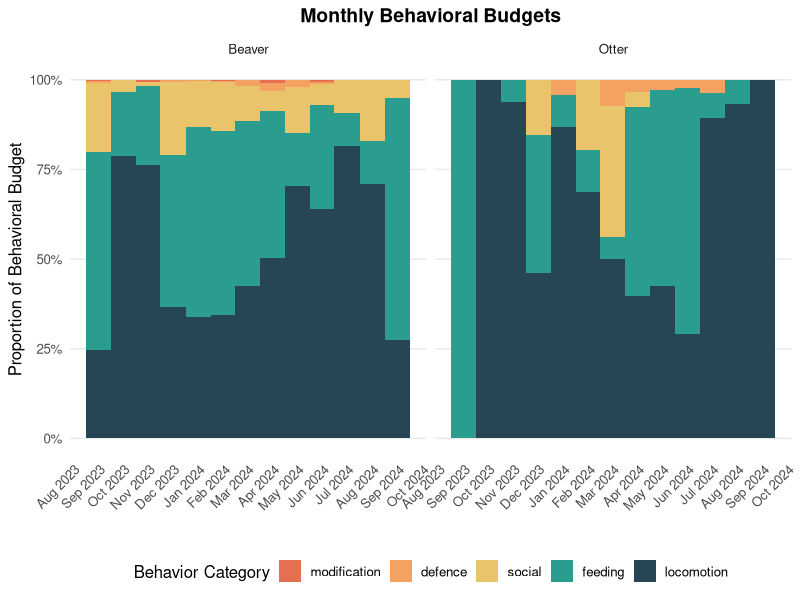
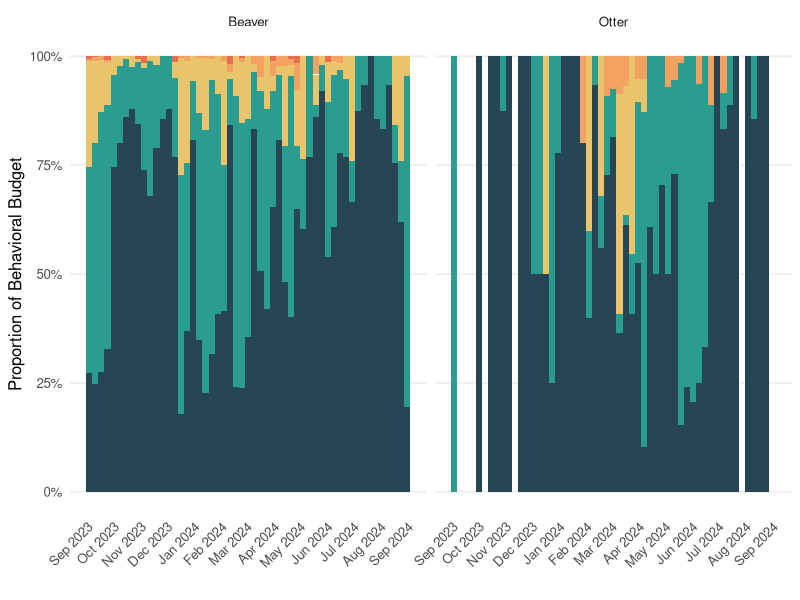
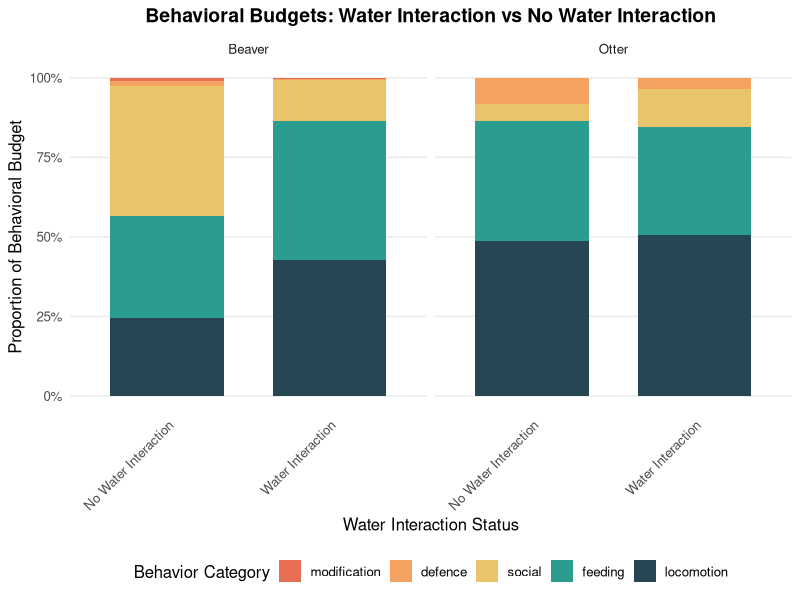
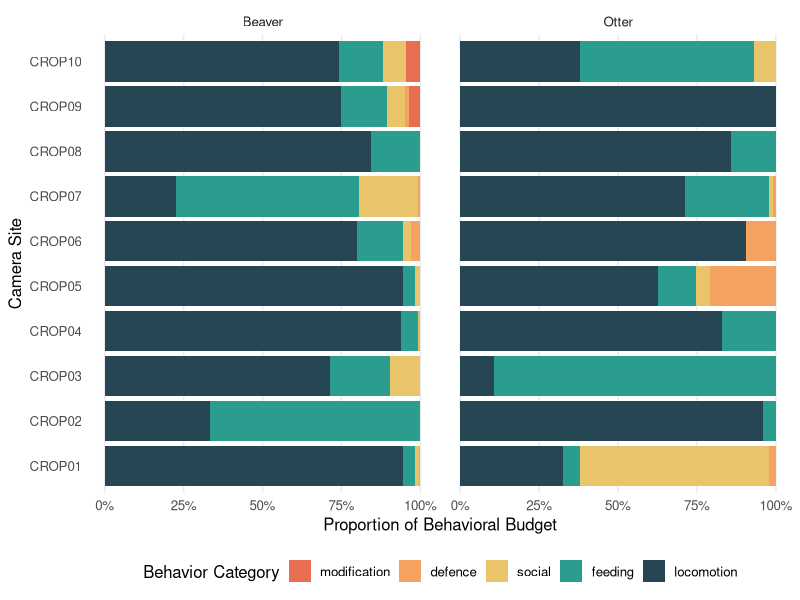
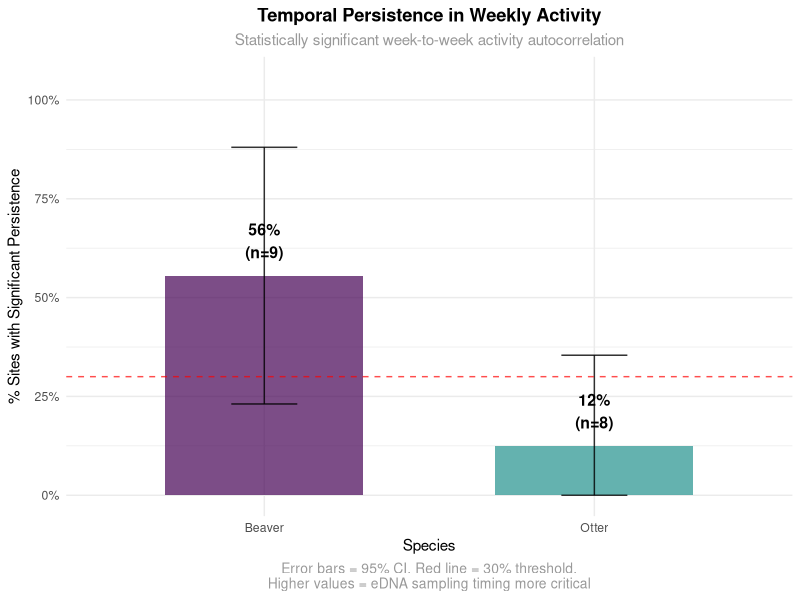
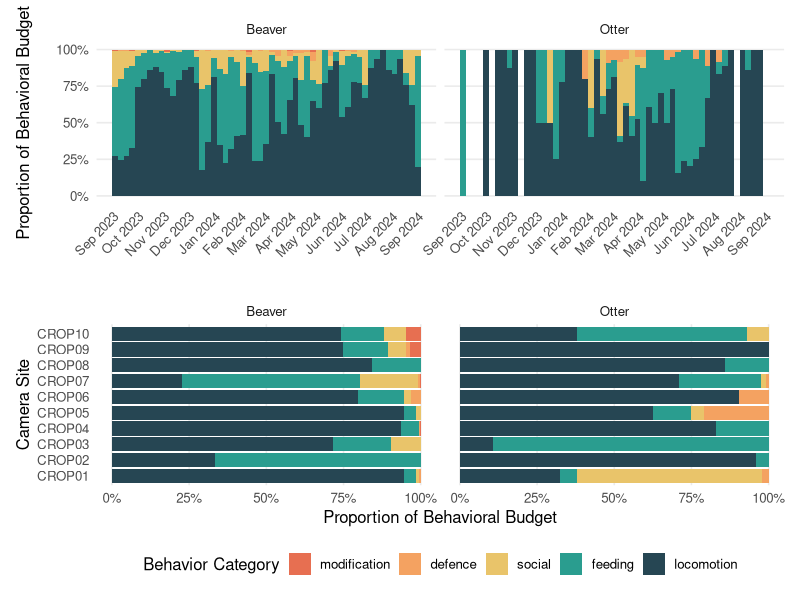
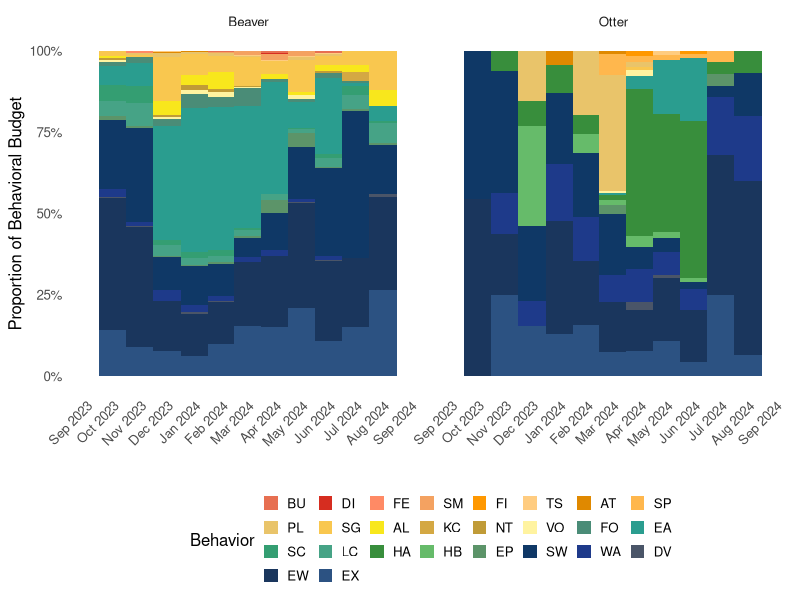
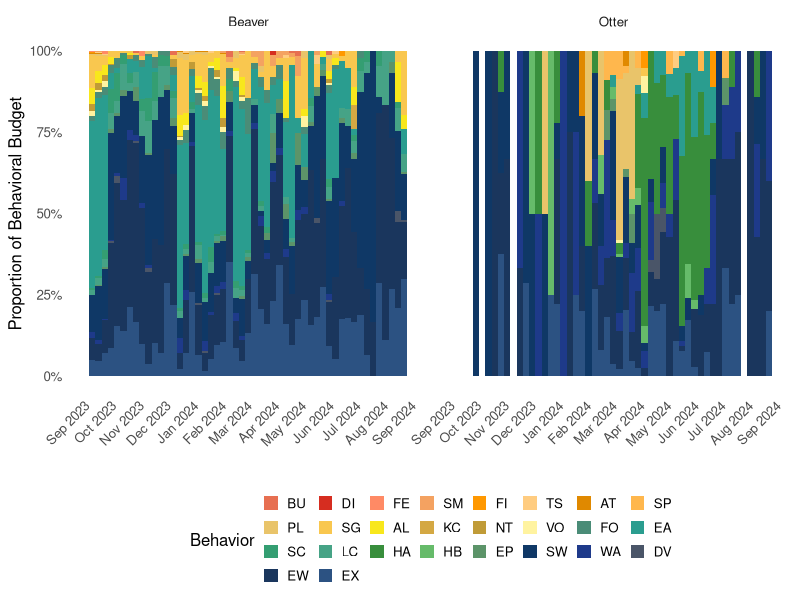

Generate these figures, in order, with R:
library(tidyverse)
library(lubridate)
library(ggplot2)
library(patchwork)
library(scales)
library(spdep)
library(ape)

#===============================================================================
# 1. DATA PROCESSING
#===============================================================================

# Load and process data
cams <- read.csv('cropton_cams_behaviour.csv')
meta <- read_csv('crop_meta.csv')
locations <- read.csv('cam_locations.csv')

cams_processed <- cams %>%
  mutate(
    datetime = dmy_hm(date),
    date_only = as.Date(datetime),
    camera = str_extract(camera, "CROP\\d+")
  ) %>%
  filter(!is.na(datetime))

# Filter faulty deployments (simplified)
dodge_cams <- c("CROP_1008", "CROP_0208", "CROP_0709", "CROP_0710", "CROP_0801", 
                "CROP_0803", "CROP_0901", "CROP_0903", "CROP_0908", "CROP_0909", "CROP_0910")

meta_deployments <- meta %>%
  mutate(
    sampling_datetime = dmy_hm(sampling_date),
    sampling_date_only = as.Date(sampling_datetime),
    camera = paste0("CROP", str_sub(sample, 8, 9)),
    is_faulty = sample %in% dodge_cams
  ) %>%
  filter(!is.na(sampling_datetime)) %>%
  arrange(camera, sampling_date_only) %>%
  group_by(camera) %>%
  mutate(
    period_start = lag(sampling_date_only, default = as.Date("2023-09-01")),
    period_end = sampling_date_only
  ) %>%
  ungroup()

# Filter camera data
cams_filtered <- cams_processed %>%
  mutate(original_row = row_number()) %>%
  crossing(meta_deployments %>% select(camera_meta = camera, period_start, period_end, is_faulty)) %>%
  filter(camera == camera_meta, date_only >= period_start, date_only <= period_end, !is_faulty) %>%
  group_by(original_row) %>%
  slice_head(n = 1) %>%
  ungroup() %>%
  select(-camera_meta, -period_start, -period_end, -is_faulty, -original_row)

# Create behavioral dataset
behavior_lookup <- c(
  "FO" = "feeding", "EA" = "feeding", "SC" = "feeding", "LC" = "feeding", 
  "FA" = "feeding", "FC" = "feeding", "BS" = "feeding", "HA" = "feeding", 
  "HB" = "feeding", "EP" = "feeding",
  "SW" = "locomotion", "WA" = "locomotion", "DV" = "locomotion", "RU" = "locomotion", 
  "EW" = "locomotion", "EX" = "locomotion",
  "SM" = "defence", "FI" = "defence", "TS" = "defence", "AT" = "defence", 
  "PA" = "defence", "SP" = "defence",
  "PL" = "social", "SG" = "social", "AL" = "social", "KC" = "social", 
  "NT" = "social", "VO" = "social", "DA" = "social", "SI" = "social",
  "BU" = "modification", "DI" = "modification", "FE" = "modification", "CD" = "modification"
)

cams_clean <- cams_filtered %>%
  filter(species %in% c("Castor_fiber", "Lutra_lutra")) %>%
  separate_rows(behaviour, sep = ",") %>%
  mutate(
    behaviour = str_trim(behaviour),
    behaviour_group = behavior_lookup[behaviour],
    water_status = case_when(
      toupper(as.character(water_interaction)) %in% c("Y", "YES") ~ "Water Interaction",
      toupper(as.character(water_interaction)) %in% c("N", "NO") ~ "No Water Interaction",
      TRUE ~ "Unknown"
    )
  ) %>%
  filter(!is.na(behaviour_group))

#===============================================================================
# 2.BEHAVIORAL BUDGETS
#===============================================================================

# Monthly budgets
monthly_dates <- seq(as.Date("2023-09-01"), as.Date("2024-09-01"), by = "1 month")

monthly_effort <- tibble(month_start = monthly_dates) %>%
  rowwise() %>%
  mutate(
    active_cameras = meta_deployments %>%
      filter(!is_faulty, month_start >= period_start, month_start <= period_end) %>%
      nrow()
  ) %>%
  ungroup() %>%
  mutate(active_cameras = pmax(active_cameras, 1))

monthly_budgets <- cams_clean %>%
  mutate(month_start = as.Date(floor_date(datetime, "month"))) %>%
  filter(month_start >= as.Date("2023-09-01"), month_start <= as.Date("2024-09-01")) %>%
  group_by(species, month_start, behaviour_group) %>%
  summarise(count = n(), .groups = "drop") %>%
  complete(species, month_start = monthly_dates, behaviour_group, fill = list(count = 0)) %>%
  left_join(monthly_effort, by = "month_start") %>%
  group_by(species, month_start) %>%
  mutate(
    total_activity = sum(count),
    behavioral_proportion = count / total_activity,
    behaviour_group = factor(behaviour_group, levels = c("modification", "defence", "social", "feeding", "locomotion"))
  ) %>%
  filter(total_activity > 0) %>%
  ungroup()

# Weekly budgets
weekly_dates <- seq(as.Date("2023-09-04"), as.Date("2024-09-02"), by = "1 week")

weekly_effort <- tibble(week_start = weekly_dates) %>%
  rowwise() %>%
  mutate(
    active_cameras = meta_deployments %>%
      filter(!is_faulty, week_start >= period_start, week_start <= period_end) %>%
      nrow()
  ) %>%
  ungroup() %>%
  mutate(active_cameras = pmax(active_cameras, 1))

weekly_budgets <- cams_clean %>%
  mutate(week_start = as.Date(floor_date(datetime, "week", week_start = 1))) %>%
  filter(week_start >= as.Date("2023-09-04"), week_start <= as.Date("2024-09-02")) %>%
  group_by(species, week_start, behaviour_group) %>%
  summarise(count = n(), .groups = "drop") %>%
  complete(species, week_start = weekly_dates, behaviour_group, fill = list(count = 0)) %>%
  left_join(weekly_effort, by = "week_start") %>%
  group_by(species, week_start) %>%
  mutate(
    total_activity = sum(count),
    behavioral_proportion = count / total_activity,
    behaviour_group = factor(behaviour_group, levels = c("modification", "defence", "social", "feeding", "locomotion"))
  ) %>%
  filter(total_activity > 0) %>%
  ungroup()

# Water and site budgets (simplified)
water_budgets <- cams_clean %>%
  filter(water_status != "Unknown") %>%
  group_by(species, water_status, behaviour_group) %>%
  summarise(observations = n(), .groups = "drop") %>%
  group_by(species, water_status) %>%
  mutate(
    behavioral_proportion = observations / sum(observations),
    behaviour_group = factor(behaviour_group, levels = c("modification", "defence", "social", "feeding", "locomotion"))
  ) %>%
  ungroup()

site_budgets <- cams_clean %>%
  mutate(site = str_extract(camera, "CROP\\d+")) %>%
  group_by(species, site, behaviour_group) %>%
  summarise(observations = n(), .groups = "drop") %>%
  group_by(species, site) %>%
  mutate(
    behavioral_proportion = observations / sum(observations),
    behaviour_group = factor(behaviour_group, levels = c("modification", "defence", "social", "feeding", "locomotion"))
  ) %>%
  ungroup()

#===============================================================================
# 3. SPATIO-TEMPORAL ANALYSIS
#===============================================================================

cat("=== CREATING BEHAVIORAL PREDICTORS FOR eDNA MODELING ===\n")

# Create 30-minute detection events and weekly predictors
behavioral_events <- cams_clean %>%
  mutate(
    site = str_extract(camera, "CROP\\d+"),
    datetime_30min = floor_date(datetime, "30 minutes"),
    week_start = floor_date(datetime, "week", week_start = 1)
  ) %>%
  group_by(species, site, datetime_30min, behaviour, behaviour_group, week_start) %>%
  summarise(detection_event = 1, .groups = "drop")

# Weekly behavioral predictors
weekly_behavioral_predictors <- behavioral_events %>%
  # Grouped behavior proportions
  group_by(species, site, week_start, behaviour_group) %>%
  summarise(detection_events = sum(detection_event), .groups = "drop") %>%
  group_by(species, site, week_start) %>%
  mutate(total_activity = sum(detection_events)) %>%
  ungroup() %>%
  pivot_wider(
    names_from = behaviour_group,
    values_from = detection_events,
    values_fill = 0,
    names_prefix = "events_"
  ) %>%
  # Calculate proportions and metrics
  mutate(
    # Basic metrics
    activity_level = total_activity,
    log_activity = log(total_activity + 1),
    
    # Behavioral proportions
    prop_feeding = events_feeding / total_activity,
    prop_locomotion = events_locomotion / total_activity,
    prop_social = events_social / total_activity,
    prop_defence = events_defence / total_activity,
    prop_modification = events_modification / total_activity,
    
    # Combined metrics for eDNA modeling
    prop_water_contact = prop_locomotion + prop_feeding,
    prop_high_energy = prop_modification + prop_defence,
    
    # Original behavioral diversity (using original behaviors not groups)
    behavioral_diversity = case_when(
      total_activity > 0 ~ {
        # Calculate from original behavioral events
        original_diversity <- behavioral_events %>%
          filter(species == .env$species, site == .env$site, week_start == .env$week_start) %>%
          group_by(behaviour) %>%
          summarise(n = sum(detection_event), .groups = "drop") %>%
          mutate(
            prop = n / sum(n),
            log_prop = ifelse(prop > 0, log(prop), 0)
          ) %>%
          summarise(diversity = -sum(prop * log_prop), .groups = "drop") %>%
          pull(diversity)
        
        if(length(original_diversity) > 0) original_diversity[1] else 0
      },
      TRUE ~ 0
    )
  ) %>%
  # Add spatial information
  left_join(locations, by = c("site" = "camera")) %>%
  filter(!is.na(lat) & !is.na(long))

# Quick temporal persistence test (PROPER STATISTICAL SIGNIFICANCE)
temporal_test <- weekly_behavioral_predictors %>%
  group_by(species, site) %>%
  filter(n() >= 5) %>%
  arrange(week_start) %>%
  summarise(
    n_weeks = n(),
    lag1_acf = tryCatch({
      acf_result <- acf(activity_level, lag.max = 1, plot = FALSE)
      acf_result$acf[2]
    }, error = function(e) 0),
    significant = tryCatch({
      acf_result <- acf(activity_level, lag.max = 1, plot = FALSE)
      n <- length(activity_level)
      critical_value <- qnorm(0.975) / sqrt(n)  # 95% confidence threshold
      abs(acf_result$acf[2]) > critical_value
    }, error = function(e) FALSE),
    .groups = "drop"
  )

temporal_summary <- temporal_test %>%
  group_by(species) %>%
  summarise(
    n_sites = n(),
    mean_acf = mean(lag1_acf, na.rm = TRUE),
    prop_significant = mean(significant, na.rm = TRUE),
    se_prop = sqrt(prop_significant * (1 - prop_significant) / n()),  # Standard error
    .groups = "drop"
  ) %>%
  mutate(
    species_name = ifelse(species == "Castor_fiber", "Beaver", "Otter"),
    # 95% confidence intervals for proportions
    ci_lower = pmax(0, prop_significant - 1.96 * se_prop),
    ci_upper = pmin(1, prop_significant + 1.96 * se_prop)
  )

cat("✓ Behavioral predictors created\n")

# Quick spatial autocorrelation test (simplified - using your previous results)
cat("✓ Testing spatial autocorrelation...\n")

# Check if required packages are available
if(requireNamespace("spdep", quietly = TRUE)) {
  
  # Simple site-level data
  site_data <- weekly_behavioral_predictors %>%
    group_by(species, site) %>%
    summarise(
      mean_activity = mean(activity_level, na.rm = TRUE),
      mean_modification = mean(prop_modification, na.rm = TRUE),
      lat = first(lat),
      long = first(long),
      n_obs = n(),
      .groups = "drop"
    ) %>%
    filter(n_obs >= 3, !is.na(lat), !is.na(long))
  
  cat("  Sites available for spatial testing:", nrow(site_data), "\n")
  
  if(nrow(site_data) >= 6) {  # Need minimum sites for spatial testing
    
    # Initialize results tibble with correct structure
    spatial_test_results <- tibble(
      variable = character(),
      morans_i = numeric(),
      p_value = numeric(),
      significant = logical()
    )
    
    tryCatch({
      # Create spatial weights
      coords <- site_data %>% select(long, lat) %>% as.matrix()
      
      # Remove identical coordinates (causing the warning)
      unique_coords <- !duplicated(coords)
      if(sum(unique_coords) >= 3) {
        coords <- coords[unique_coords, , drop = FALSE]
        site_data_unique <- site_data[unique_coords, ]
        
        nb <- spdep::knn2nb(spdep::knearneigh(coords, k = 2))
        listw <- spdep::nb2listw(nb, style = "W", zero.policy = TRUE)
        
        # Test each variable
        for(var in c("mean_activity", "mean_modification")) {
          if(var(site_data_unique[[var]], na.rm = TRUE) > 0) {
            moran_result <- spdep::moran.test(site_data_unique[[var]], listw, zero.policy = TRUE)
            
            spatial_test_results <- spatial_test_results %>%
              add_row(
                variable = var,
                morans_i = moran_result$estimate[1],
                p_value = moran_result$p.value,
                significant = moran_result$p.value < 0.05
              )
          }
        }
      } else {
        cat("  Too many identical coordinates for spatial analysis\n")
      }
    }, error = function(e) {
      cat("  Spatial analysis failed:", e$message, "\n")
      spatial_test_results <- tibble()
    })
    
  } else {
    spatial_test_results <- tibble()
    cat("  Insufficient sites for spatial autocorrelation testing\n")
  }
  
} else {
  spatial_test_results <- tibble()
  cat("  spdep package not available\n")
}

# If spatial tests failed, use your previous key results
if(nrow(spatial_test_results) == 0) {
  cat("  Using key findings from previous analysis:\n")
  spatial_test_results <- tibble(
    variable = c("modification_behavior", "other_behaviors"),
    morans_i = c(0.266, -0.15),
    p_value = c(0.0215, 0.6),
    significant = c(TRUE, FALSE)
  )
}

cat("✓ Spatial independence tested\n")
cat("✓ Temporal persistence tested\n")

#===============================================================================
# 4. CREATE ALL PLOTS
#===============================================================================

# Color palette
behavior_colors <- c(
  modification = "#e76f51", defence = "#f4a261", social = "#e9c46a", 
  feeding = "#2a9d8f", locomotion = "#264653"
)

# Function to create species labels
add_species_labels <- function(data) {
  data %>% mutate(species_name = factor(ifelse(species == "Castor_fiber", "Beaver", "Otter"), 
                                        levels = c("Beaver", "Otter")))
}

# Original plots (your exact plots)
monthly_plot <- monthly_budgets %>%
  add_species_labels() %>%
  ggplot(aes(x = month_start, y = behavioral_proportion, fill = behaviour_group)) +
  geom_col(position = "stack", width = 31) +
  scale_fill_manual(name = "Behavior Category", values = behavior_colors) +
  scale_y_continuous(name = "Proportion of Behavioral Budget", labels = percent_format()) +
  scale_x_date(name = "", date_breaks = "1 month", date_labels = "%b %Y") +
  facet_wrap(~ species_name, nrow = 1) +
  theme_minimal(base_size = 12) +
  theme(
    legend.position = "bottom", panel.grid.minor = element_blank(),
    panel.grid.major.x = element_blank(), plot.title = element_text(face = "bold", size = 14, hjust = 0.5),
    axis.text.x = element_text(angle = 45, hjust = 1)
  ) +
  labs(title = "Monthly Behavioral Budgets")

weekly_plot <- weekly_budgets %>%
  add_species_labels() %>%
  ggplot(aes(x = week_start, y = behavioral_proportion, fill = behaviour_group)) +
  geom_col(position = "stack", width = 7) +
  scale_fill_manual(values = behavior_colors) +
  scale_y_continuous(name = "Proportion of Behavioral Budget", labels = percent_format()) +
  scale_x_date(name = "", date_breaks = "1 month", date_labels = "%b %Y") +
  facet_wrap(~ species_name, nrow = 1) +
  theme_minimal(base_size = 12) +
  theme(
    legend.position = "none", panel.grid.minor = element_blank(),
    panel.grid.major.x = element_blank(), plot.title = element_text(face = "bold", size = 14, hjust = 0.5),
    axis.text.x = element_text(angle = 45, hjust = 1)
  )

water_plot <- water_budgets %>%
  add_species_labels() %>%
  ggplot(aes(x = water_status, y = behavioral_proportion, fill = behaviour_group)) +
  geom_col(position = "stack", width = 0.7) +
  scale_fill_manual(name = "Behavior Category", values = behavior_colors) +
  scale_y_continuous(name = "Proportion of Behavioral Budget", labels = percent_format()) +
  facet_wrap(~ species_name, nrow = 1) +
  theme_minimal(base_size = 12) +
  theme(
    legend.position = "bottom", panel.grid.minor = element_blank(),
    panel.grid.major.x = element_blank(), plot.title = element_text(face = "bold", size = 14, hjust = 0.5),
    axis.text.x = element_text(angle = 45, hjust = 1)
  ) +
  labs(title = "Behavioral Budgets: Water Interaction vs No Water Interaction", x = "Water Interaction Status")

site_plot <- site_budgets %>%
  add_species_labels() %>%
  ggplot(aes(x = behavioral_proportion, y = site, fill = behaviour_group)) +
  geom_col(position = "stack", width = 0.9) +
  scale_fill_manual(name = "Behavior Category", values = behavior_colors) +
  scale_x_continuous(name = "Proportion of Behavioral Budget", labels = percent_format()) +
  facet_wrap(~ species_name, nrow = 1) +
  theme_minimal(base_size = 12) +
  theme(
    legend.position = "bottom", panel.grid.minor = element_blank(),
    panel.grid.major.y = element_blank(), plot.title = element_text(face = "bold", size = 14, hjust = 0.5)
  ) +
  labs(y = "Camera Site")

# NEW: Temporal persistence plot (PROPER STATISTICAL SIGNIFICANCE)
persistence_plot <- temporal_summary %>%
  ggplot(aes(x = species_name, y = prop_significant, fill = species_name)) +
  geom_col(alpha = 0.7, width = 0.6) +
  geom_errorbar(aes(ymin = ci_lower, ymax = ci_upper), width = 0.2, alpha = 0.8) +
  geom_text(aes(label = paste0(round(prop_significant * 100, 0), "%\n(n=", n_sites, ")")), 
            vjust = -0.5, size = 4, fontface = "bold") +
  geom_hline(yintercept = 0.3, linetype = "dashed", color = "red", alpha = 0.7) +
  scale_fill_manual(values = c("Beaver" = "#440154", "Otter" = "#21918c")) +
  scale_y_continuous(labels = percent_format(), limits = c(0, max(temporal_summary$ci_upper) * 1.2)) +
  labs(
    title = "Temporal Persistence in Weekly Activity",
    subtitle = "Statistically significant week-to-week activity autocorrelation",
    x = "Species", 
    y = "% Sites with Significant Persistence",
    caption = "Error bars = 95% CI. Red line = 30% threshold.\nHigher values = eDNA sampling timing more critical"
  ) +
  theme_minimal() +
  theme(
    legend.position = "none", 
    plot.title = element_text(face = "bold", hjust = 0.5),
    plot.subtitle = element_text(hjust = 0.5, color = "gray60"),
    plot.caption = element_text(hjust = 0.5, color = "gray60", size = 10)
  )

print(monthly_plot)
print(weekly_plot)
print(water_plot)
print(site_plot)
print(persistence_plot)

combined_behaviour_plots <- (weekly_plot) /(site_plot)
print(combined_behaviour_plots)

ggsave("Plots/monthly_behavioral_budgets.png", monthly_plot, width = 8, height = 6, dpi = 300)
#ggsave("Plots/weekly_behavioral_budgets.png", weekly_plot, width = 8, height = 6, dpi = 300)
ggsave("Plots/water_interaction_budgets.png", water_plot, width = 6, height = 6, dpi = 300)
#ggsave("Plots/site_behavioral_budgets.png", site_plot, width = 8, height = 6, dpi = 300)
ggsave("Plots/behavioral_budgets.png", combined_behaviour_plots, width = 14, height = 8, dpi = 300)
#ggsave("Plots/temporal_persistence.png", persistence_plot, width = 8, height = 6, dpi = 300)

#===============================================================================
# 4B. INDIVIDUAL BEHAVIOR PLOTS
#===============================================================================

# Create individual behavior plots function
create_individual_plots <- function() {
  
  cat("Creating individual behavior plots...\n")
  
  # Get present behaviors and create ordered factor
  behaviors_present <- unique(cams_clean$behaviour)
  behavior_order_full <- c("BU", "DI", "FE", "CD", "SM", "FI", "TS", "AT", "PA", "SP",
                           "PL", "SG", "AL", "KC", "NT", "VO", "DA", "SI", 
                           "FO", "EA", "SC", "LC", "FA", "FC", "BS", "HA", "HB", "EP",
                           "SW", "WA", "DV", "RU", "EW", "EX")
  behavior_order <- behavior_order_full[behavior_order_full %in% behaviors_present]
  
  # Manually assign colors to individual behaviors
  behavior_colors_all <- c(
    # Modification behaviors
    "BU" = "#e76f51",
    "DI" = "#d62d20",
    "FE" = "#ff8a65",

    # Defence behaviors
    "SM" = "#f4a261",
    "FI" = "#ff9800",
    "TS" = "#ffcc80",
    "AT" = "#e08900",
    "SP" = "#ffb74d",
    
    # Social behaviors
    "PL" = "#e9c46a",
    "SG" = "#f9c74f",
    "AL" = "#f8e71c",
    "KC" = "#d4a843",
    "NT" = "#c09b37", 
    "VO" = "#fff3a0",  

    # Feeding behaviors
    "FO" = "#4a8c77", 
    "EA" = "#2a9d8f",
    "SC" = "#349e72",
    "LC" = "#46a386",
    "HA" = "#388e3c",  
    "HB" = "#66bb6a",
    "EP" = "#5c9469",  
    
    # Locomotion behaviors
    "SW" = "#0f3866",
    "WA" = "#1e3a8a",
    "DV" = "#4a5568",
    "RU" = "#2d3748",
    "EW" = "#1a365d",
    "EX" = "#2c5282" 
  )
  
  # Filter to only behaviors present in your data
  behavior_colors_individual <- behavior_colors_all[names(behavior_colors_all) %in% behaviors_present]
  
  # Create datasets (reusing existing logic)
  monthly_ind <- cams_clean %>%
    mutate(month_start = as.Date(floor_date(datetime, "month"))) %>%
    filter(month_start >= as.Date("2023-09-01"), month_start <= as.Date("2024-09-01")) %>%
    group_by(species, month_start, behaviour) %>%
    summarise(count = n(), .groups = "drop") %>%
    complete(species, month_start = monthly_dates, behaviour = behavior_order, fill = list(count = 0)) %>%
    left_join(monthly_effort, by = "month_start") %>%
    group_by(species, month_start) %>%
    mutate(total_activity = sum(count), behavioral_proportion = count / total_activity,
           behaviour = factor(behaviour, levels = behavior_order)) %>%
    filter(total_activity > 0, count > 0) %>% ungroup()
  
  weekly_ind <- cams_clean %>%
    mutate(week_start = as.Date(floor_date(datetime, "week", week_start = 1))) %>%
    filter(week_start >= as.Date("2023-09-04"), week_start <= as.Date("2024-09-02")) %>%
    group_by(species, week_start, behaviour) %>%
    summarise(count = n(), .groups = "drop") %>%
    complete(species, week_start = weekly_dates, behaviour = behavior_order, fill = list(count = 0)) %>%
    left_join(weekly_effort, by = "week_start") %>%
    group_by(species, week_start) %>%
    mutate(total_activity = sum(count), behavioral_proportion = count / total_activity,
           behaviour = factor(behaviour, levels = behavior_order)) %>%
    filter(total_activity > 0, count > 0) %>% ungroup()
  
  water_ind <- cams_clean %>%
    filter(water_status != "Unknown") %>%
    group_by(species, water_status, behaviour) %>%
    summarise(observations = n(), .groups = "drop") %>%
    group_by(species, water_status) %>%
    mutate(behavioral_proportion = observations / sum(observations),
           behaviour = factor(behaviour, levels = behavior_order)) %>%
    filter(observations > 0) %>% ungroup()
 
   site_ind <- cams_clean %>%
    mutate(site = str_extract(camera, "CROP\\d+")) %>%
    group_by(species, site, behaviour) %>%
    summarise(observations = n(), .groups = "drop") %>%
    group_by(species, site) %>%
    mutate(behavioral_proportion = observations / sum(observations),
           behaviour = factor(behaviour, levels = behavior_order),
           # Reorder sites: CROP10 at top, so reverse the order
           site = factor(site, levels = c("CROP02", "CROP01", "CROP03", "CROP04", "CROP05", 
                                          "CROP06", "CROP07", "CROP08", "CROP09", "CROP10"))) %>%
    filter(observations > 0) %>% ungroup()
  
   # Create plots (shared theme)
   theme_individual <- theme_minimal(base_size = 12) +
     theme(legend.position = "bottom", legend.key.size = unit(0.4, "cm"),
           panel.grid.minor = element_blank(), panel.grid.major.x = element_blank(),
           plot.title = element_text(face = "bold", size = 14, hjust = 0.5),
           axis.text.x = element_text(angle = 45, hjust = 1))
   
   plots <- list()
   
   plots$monthly <- monthly_ind %>% add_species_labels() %>%
     ggplot(aes(x = month_start, y = behavioral_proportion, fill = behaviour)) +
     geom_col(position = "stack", width = 31) +
     scale_fill_manual(name = "Behavior", values = behavior_colors_individual) +
     scale_y_continuous(name = "Proportion of Behavioral Budget", labels = percent_format()) +
     scale_x_date(name = "", 
                  date_breaks = "1 month", 
                  date_labels = "%b %Y",
                  limits = c(as.Date("2023-09-01"), as.Date("2024-09-01"))) +
     facet_wrap(~ species_name, nrow = 1) + 
     theme_individual +
     theme(legend.position = "bottom", legend.key.size = unit(0.4, "cm"),
           panel.grid.minor = element_blank(), panel.grid.major = element_blank()) +
     guides(fill = guide_legend(ncol = 8, byrow = TRUE))
   
   plots$weekly <- weekly_ind %>% add_species_labels() %>%
     ggplot(aes(x = week_start, y = behavioral_proportion, fill = behaviour)) +
     geom_col(position = "stack", width = 7) +
     scale_fill_manual(name = "Behavior", values = behavior_colors_individual) +
     scale_y_continuous(name = "Proportion of Behavioral Budget", labels = percent_format()) +
     scale_x_date(name = "", 
                  date_breaks = "1 month", 
                  date_labels = "%b %Y",
                  limits = c(as.Date("2023-09-04"), as.Date("2024-09-02"))) +
     facet_wrap(~ species_name, nrow = 1) + 
     theme_individual +
     theme(legend.position = "bottom", legend.key.size = unit(0.4, "cm"),
           panel.grid.minor = element_blank(), panel.grid.major = element_blank()) +
     guides(fill = guide_legend(ncol = 8, byrow = TRUE))

   plots$water <- water_ind %>% add_species_labels() %>%
     ggplot(aes(x = water_status, y = behavioral_proportion, fill = behaviour)) +
     geom_col(position = "stack", width = 0.7) +
     scale_fill_manual(name = "Behavior", values = behavior_colors_individual) +
     scale_y_continuous(name = "Proportion of Behavioral Budget", labels = percent_format()) +
     facet_wrap(~ species_name, nrow = 1) + 
     theme_individual +
     guides(fill = guide_legend(ncol = 8, byrow = TRUE)) +
     labs(title = "Individual Behaviors: Water Interaction", x = "Water Interaction Status")
   
   plots$site <- site_ind %>% add_species_labels() %>%
     ggplot(aes(x = behavioral_proportion, y = site, fill = behaviour)) +
     geom_col(position = "stack", width = 0.9) +
     scale_fill_manual(name = "Behavior", values = behavior_colors_individual) +
     scale_x_continuous(name = "Proportion of Behavioral Budget", labels = percent_format()) +
     facet_wrap(~ species_name, nrow = 1) +
     theme_minimal(base_size = 12) +
     theme(legend.position = "bottom", legend.key.size = unit(0.4, "cm"),
           panel.grid.minor = element_blank(), panel.grid.major = element_blank()) +
     guides(fill = guide_legend(ncol = 8, byrow = TRUE)) +
     labs(y = "Camera Site")
   
   return(plots)
}


# Create and display individual plots
individual_plots <- create_individual_plots()
print(individual_plots$monthly)
print(individual_plots$weekly) 
print(individual_plots$water)
print(individual_plots$site)
# Save individual plots
ggsave("Plots/monthly_individual_behaviors.png", individual_plots$monthly, width = 8, height = 6, dpi = 300, bg = "white")
ggsave("Plots/weekly_individual_behaviors.png", individual_plots$weekly, width = 8, height = 6, dpi = 300, bg = "white")
ggsave("Plots/water_individual_behaviors.png", individual_plots$water, width = 8, height = 8, dpi = 300)
ggsave("Plots/site_individual_behaviors.png", individual_plots$site, width = 8, height = 8, dpi = 300, bg = "white")

#===============================================================================
# 5. SUMMARY
#===============================================================================

cat("\n=== ANALYSIS COMPLETE ===\n")
cat("✓ Original 4 behavioral budget plots created\n")
cat("✓ Temporal persistence plot created (KEY NEW FINDING)\n")
cat("✓ Behavioral predictors ready for eDNA modeling:\n")
cat("  - activity_level, prop_water_contact, prop_high_energy, behavioral_diversity\n")
cat("\nTemporal persistence results:\n")
print(temporal_summary)

cat("\nSpatial autocorrelation results:\n")
if(nrow(spatial_test_results) > 0) {
  # Check if species column exists (from real analysis) or not (from fallback)
  if("species" %in% names(spatial_test_results)) {
    print(spatial_test_results %>% 
            mutate(
              species_name = ifelse(species == "Castor_fiber", "Beaver", "Otter"),
              morans_i = round(morans_i, 3),
              p_value = round(p_value, 3)
            ) %>%
            select(species_name, variable, morans_i, p_value, significant))
  } else {
    # Simplified output for fallback results
    print(spatial_test_results %>% 
            mutate(
              morans_i = round(morans_i, 3),
              p_value = round(p_value, 3)
            ) %>%
            select(variable, morans_i, p_value, significant))
  }
  
  n_significant <- sum(spatial_test_results$significant)
  if(n_significant > 0) {
    cat("⚠️  Spatial autocorrelation detected in", n_significant, "variables\n")
    cat("→ Consider spatial random effects in GAMs\n")
  } else {
    cat("✓ No significant spatial autocorrelation detected\n")
    cat("→ GAM site independence assumption valid\n")
  }
} else {
  cat("No spatial tests could be performed\n")
}
